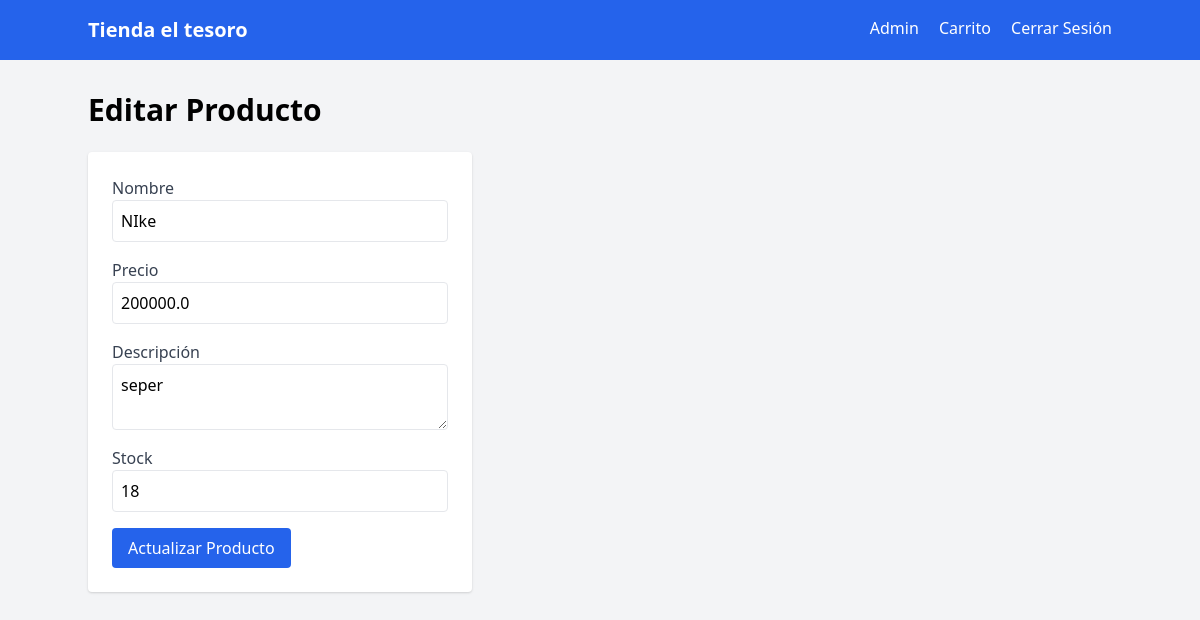
The page /admin/product/edit/1 (signed in) on the database its author committed.
### app.py (models this page shows)
class Product(db.Model):
    id = db.Column(db.Integer, primary_key=True)
    name = db.Column(db.String(100), nullable=False)
    price = db.Column(db.Float, nullable=False)
    description = db.Column(db.Text, nullable=False)
    stock = db.Column(db.Integer, nullable=False)

### app.py (the view, shortened to what this page needs)
@app.route('/admin/product/edit/<int:id>', methods=['GET', 'POST'])
def edit_product(id):
    if 'user_id' not in session or session['role'] != 'admin':
        return redirect(url_for('login'))
    product = Product.query.get_or_404(id)
    return render_template('edit_product.html', product=product)

### templates/edit_product.html (shortened to what this page needs)
        {% extends "base.html" %}
{% block content %}
<h1 class="text-3xl font-bold mb-6">Editar Producto</h1>
<form method="POST" class="bg-white p-6 rounded shadow w-96">
    <div class="mb-4">
        <label class="block text-gray-700">Nombre</label>
        <input type="text" name="name" value="{{ product.name }}" class="w-full p-2 border rounded" required>
    </div>
    <div class="mb-4">
        <label class="block text-gray-700">Precio</label>
        <input type="number" name="price" step="0.01" value="{{ product.price }}" class="w-full p-2 border rounded" required>
    </div>
    <div class="mb-4">
        <label class="block text-gray-700">Descripción</label>
        <textarea name="description" class="w-full p-2 border rounded" required>{{ product.description }}</textarea>
    </div>
    <div class="mb-4">
        <label class="block text-gray-700">Stock</label>
        <input type="number" name="stock" value="{{ product.stock }}" class="w-full p-2 border rounded" required>
    </div>
    <button type="submit" class="bg-blue-600 text-white px-4 py-2 rounded">Actualizar Producto</button>
</form>
{% endblock %}

### rows shown on the page
Product: name "NIke", price "200000.0", description "seper", stock "18"
